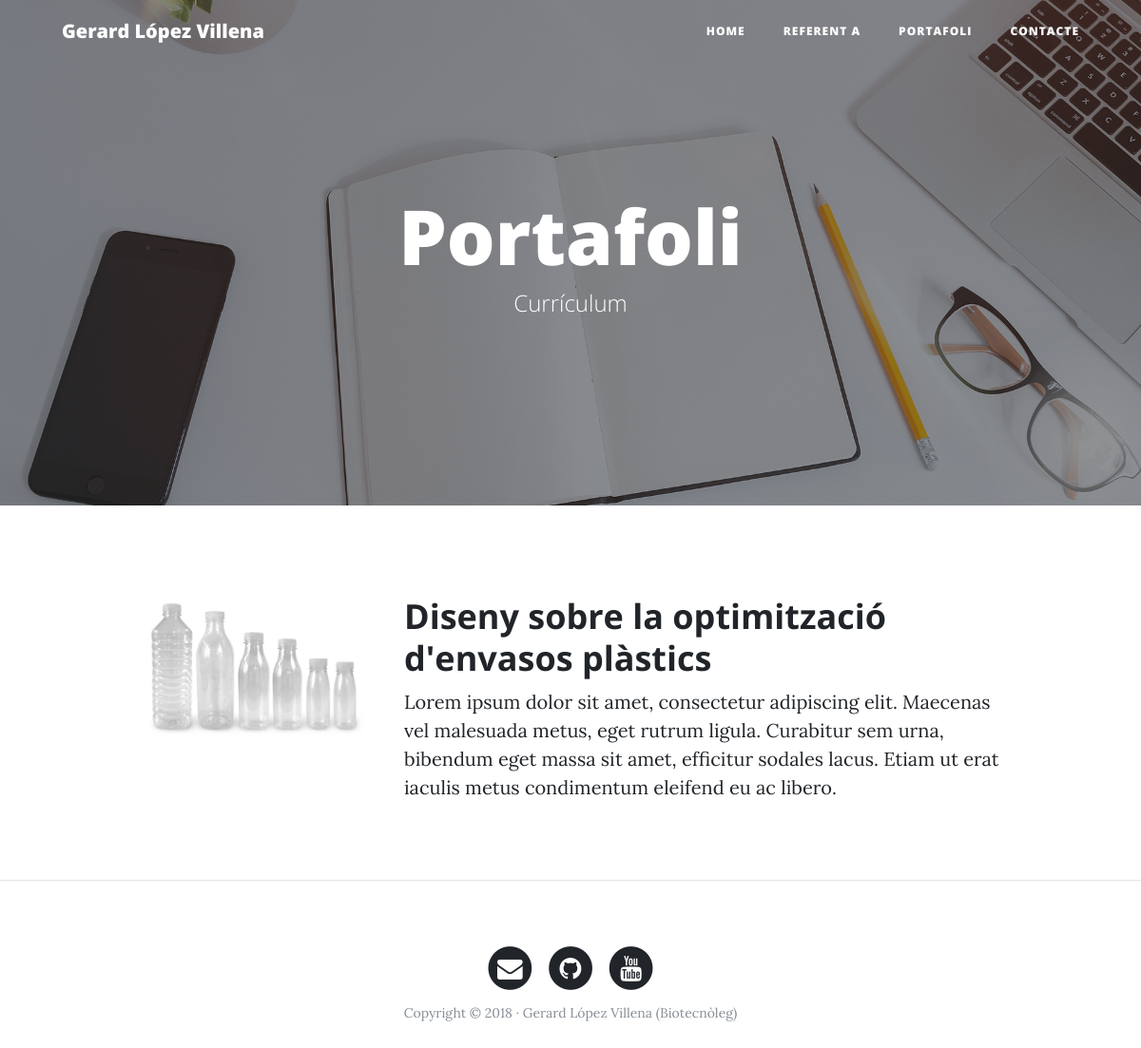
/portfolio/, run on an earlier commit of the app's database.
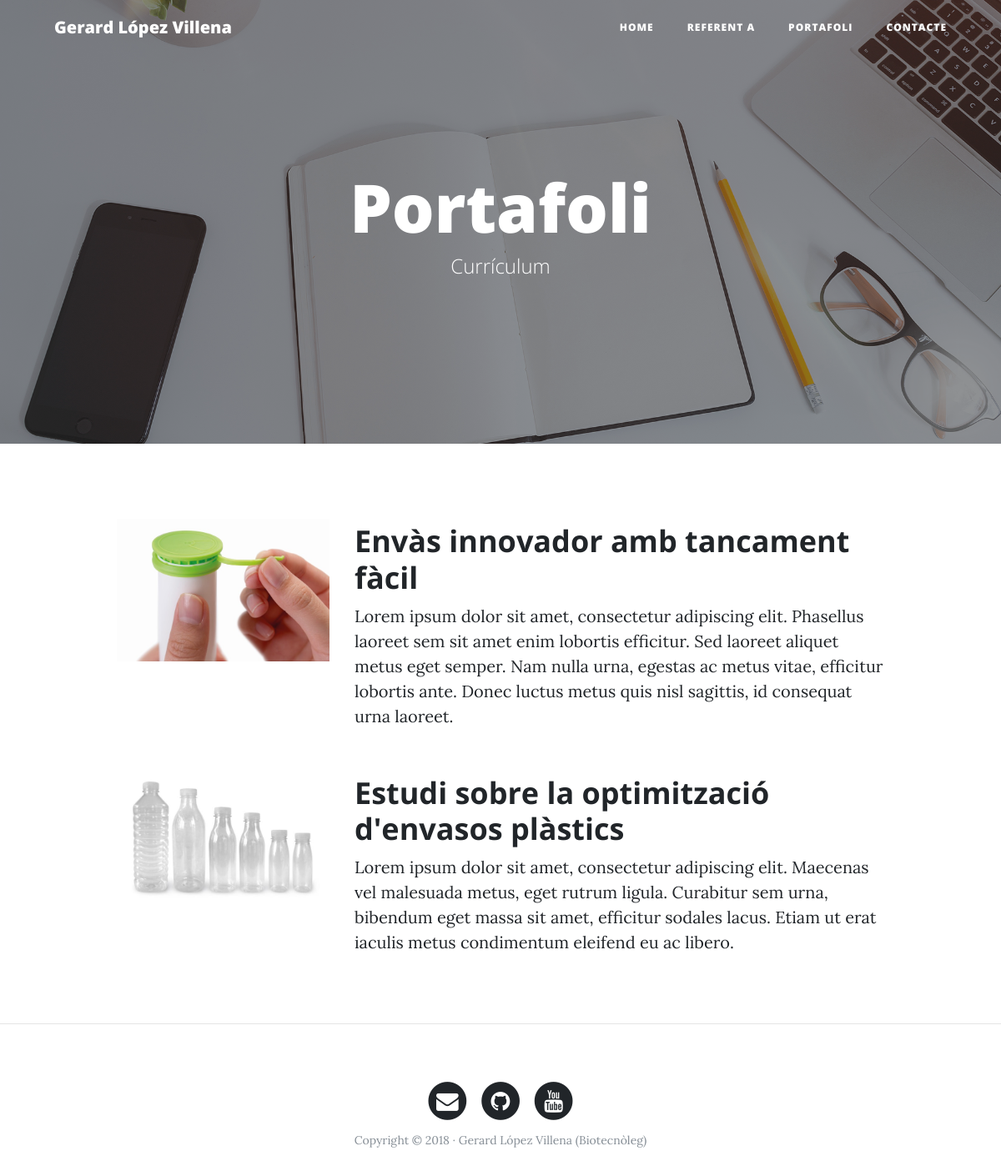
And on a later commit of the database.
### portfolio/models.py (models this page shows, shortened)
class Project(models.Model):
    title=models.CharField(max_length=200,verbose_name="Títol")
    description=models.TextField(verbose_name="Descripció")
    image=models.ImageField(verbose_name="Imatge",upload_to="projects")
    link=models.URLField(verbose_name="Direcció Web",null=True,blank=True)
    created=models.DateTimeField(auto_now_add=True,verbose_name="Data de Creació") #al atribut es guarda la data de creacio del objecte de manera automatica
    updated=models.DateTimeField(auto_now=True,verbose_name="Data d'Edició") #al atribut es guarda la data de la ultima modificacio del object
    class Meta:
        verbose_name="projecte"
        verbose_name_plural="projectes" #si no especifiquem aquesta variable, per defecte afegeix una S al nom definit (per defecte o al verbose_name)
        ordering=["-created"] # posem un guio - per indicar que el ordre ha de ser a la inversa, en aquest cas no volem que sigui del registre mes antic al mes nou sino al contrari, del mes nou al mes antic

### portfolio/views.py (the view)
# urls.py: path('portfolio/', portfolio_views.portfolio, name='portfolio'),
def portfolio(request):
    projects=Project.objects.all()
    return(render(request,"portfolio/portfolio.html",{'projects':projects}))

### portfolio/templates/portfolio/portfolio.html (shortened to what this page needs)
{% extends 'core/base.html' %}
{% block background %}{% load static %}{% static 'core/img/portfolio-bg.jpg' %}{% endblock %}
{% block headers %}
<h1>Portafoli</h1>
<span class="subheading">Currículum</span>
{% endblock %}
{% block content %}
    {% for project in projects %}
        <div class="row project">
            <div class="col-lg-3 col-md-4 offset-lg-1">
                <img class="img-fluid" src="{{project.image.url}}" alt="">
            </div>
            <div class="col-lg-7 col-md-8">
                <h2 class="section-heading title">{{project.title}}</h2>
                <p>{{project.description}}</p>
            </div>
        </div>
    {% endfor %}
{% endblock %}

### core/templates/core/base.html (shortened to what this page needs)
<!DOCTYPE html>
<html lang="es">
    <head>
        {% load static %}
        <link href="{% static 'core/vendor/bootstrap/css/bootstrap.min.css' %}" rel="stylesheet">
        <link href="{% static 'core/vendor/font-awesome/css/font-awesome.min.css' %}" rel="stylesheet" type="text/css">
        <link href="{% static 'core/css/clean-blog.min.css' %}" rel="stylesheet">
    </head>
    <body>
        <nav class="navbar navbar-expand-lg navbar-light fixed-top" id="mainNav">
            <div class="container">
                <a class="navbar-brand" href="{% url 'home' %}">Gerard López Villena</a>
                <div class="collapse navbar-collapse" id="navbarResponsive">
                    <ul class="navbar-nav ml-auto">
                        <li class="nav-item">
                            <a class="nav-link" href="{% url 'home' %}">Home</a>
                        </li>
                        <li class="nav-item">
                            <a class="nav-link" href="{% url 'about' %}">Referent a</a>
                        </li>
                        <li class="nav-item">
                            <a class="nav-link" href="{% url 'portfolio' %}">Portafoli</a>
                        </li>
                        <li class="nav-item">
                            <a class="nav-link" href="{% url 'contact' %}">Contacte</a>
                        </li>
                    </ul>
                </div>
            </div>
        </nav>
        <header class="masthead" style="background-image: url('{% block background %}{% endblock %}')">
            <div class="overlay"></div>
            <div class="container">
                <div class="row">
                    <div class="col-lg-8 col-md-10 mx-auto">
                        <div class="site-heading">
                            {% block headers %}{% endblock %}
                        </div>
                    </div>
                </div>
            </div>
        </header>
        <div class="container">
            {% block content %}{% endblock %}
        </div>
        {% if request.path != "/" %}
            <hr>
        {% endif %}
        <footer>
            <div class="container">
                <div class="row">
                    <div class="col-lg-8 col-md-10 mx-auto">
                        <ul class="list-inline text-center">
                            <li class="list-inline-item">
                                <a href="#">
                                    <span class="fa-stack fa-lg">
                                        <i class="fa fa-circle fa-stack-2x"></i>
                                        <i class="fa fa-envelope fa-stack-1x fa-inverse"></i>
                                    </span>
                                </a>
                            </li>
                            <li class="list-inline-item">
                                <a href="#">
                                    <span class="fa-stack fa-lg">
                                        <i class="fa fa-circle fa-stack-2x"></i>
                                        <i class="fa fa-github fa-stack-1x fa-inverse"></i>
                                    </span>
                                </a>
                            </li>
                            <li class="list-inline-item">
                                <a href="#">
                                    <span class="fa-stack fa-lg">
                                        <i class="fa fa-circle fa-stack-2x"></i>
                                        <i class="fa fa-youtube fa-stack-1x fa-inverse"></i>
                                    </span>
                                </a>
                            </li>
                        </ul>
                        <p class="copyright text-muted">Copyright &copy; 2018 · Gerard López Villena (Biotecnòleg) </p>
                    </div>
                </div>
            </div>
        </footer>
    </body>
</html>

What changed in the data, as far as the page shows it:
added Project: image (picture), title "Envàs innovador amb tancament fàcil", description "Lorem ipsum dolor sit amet, consectetur adipiscing elit. Phasellus laoreet sem sit amet enim lobortis efficitur. Sed laoreet aliquet metus eget semper. Nam nulla urna, egestas ac metus vitae, efficitur lobortis ante. Donec luctus metus quis nisl sagittis, id consequat urna laoreet."
changed Project: title "Diseny sobre la optimització d'envasos plàstics" → "Estudi sobre la optimització d'envasos plàstics"
